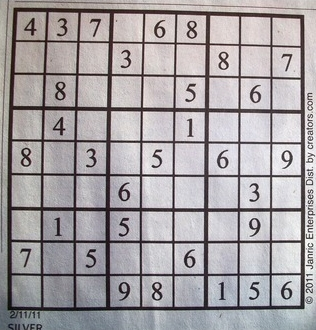
#> input picture otsu/sudoku4.jpg, 316 x 330 px, found by its file name
$ python otsu.py
#> lines starting #> are read from the running program, lines starting #| are printed output that depends on the picture; after the words box and inside, x2 and y2 are one past the last pixel; in counts of white or black regions, pixels touching at a corner belong together
import matplotlib.pyplot as plt
from PIL import Image
import argparse
import numpy as np


# [5 lines of commented-out code are left out]
image = Image.open("otsu/sudoku4.jpg")
#> image is the input picture: PIL image 316x330 RGB; mean R, G, B 166, 161.3, 163.9

# convert to grayscale
if image.mode != "L":
    image = image.convert("L")
#> image: PIL image 316x330 L

image_np = np.array(image)

flat = image_np.ravel()
freq, _ = np.histogram(flat, bins=256, range=(0, 256))
#> freq = 256 values, max 1716 at index 211, min 0 at index 0, mean 407.3

p = freq / len(flat)
#> p = 256 values, max 0.0165 at index 211, min 0 at index 0, mean 0.00391

# must do intensity + 1 bc min intensity is 1 but min index is 0
mu_k = np.array([(i + 1) * (prob) for i, prob in enumerate(p)])
#> mu_k = 256 values, max 3.49 at index 211, min 0 at index 0, mean 0.641
mu_k = np.cumsum(mu_k)
#> mu_k = 256 values from 0 to 164

omega_k = np.cumsum(p)
#> omega_k = 256 values from 0 to 1

mu_t = mu_k[-1]
#> mu_t = 164

max_var_b = 0
threshold = 0
for k in range(0, 256):
    if omega_k[k] == 0 or omega_k[k] == 1:
        pass
    var_b = (mu_t * omega_k[k] - mu_k[k]) ** 2
    var_b /= omega_k[k] * (1 - omega_k[k])

    if var_b > max_var_b:
        threshold = k
        max_var_b = var_b
#> this loop made 256 passes
#> (var_b, max_var_b) on passes 8 to 19: (0.233, 0.233), (0.694, 0.694), (1.38, 1.38), (2.95, 2.95), (4.5, 4.5), (7.78, 7.78), (10.8, 10.8), (17.41, 17.41), (23.51, 23.51), (31.19, 31.19), (45.34, 45.34), (63.78, 63.78)
#> var_b on passes 1 to 6: nan, nan, nan, nan, nan, nan
#> after the loop, max_var_b = 2661; threshold = 125

image_otsu_np = image_np.copy()

mask = image_np < (threshold + 1)
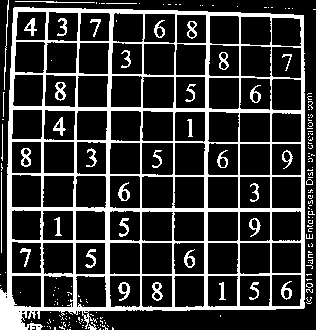
#> mask: shape (330, 316) bool; 20.7% white; 188 white regions (149 under 20 px), largest, box (x1, y1, x2, y2) and area: (0, 7, 305, 330) 17979, (55, 82, 66, 101) 114, (21, 148, 31, 167) 109
image_otsu_np[mask] = 0
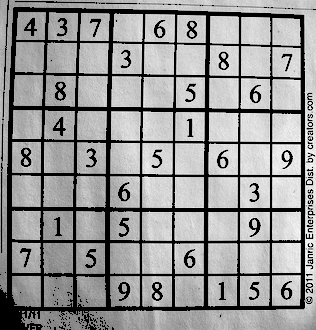
#> image_otsu_np: shape (330, 316); min 0, max 255, mean 150.2
image_otsu_np[~mask] = 255

print(threshold)
#| 125
print(image_np)
#> (printed output is left out)
print(image_otsu_np)
#> (printed output is left out)

image_otsu = Image.fromarray(image_otsu_np, mode="L")

image_otsu.save("grayscale_image.png")
